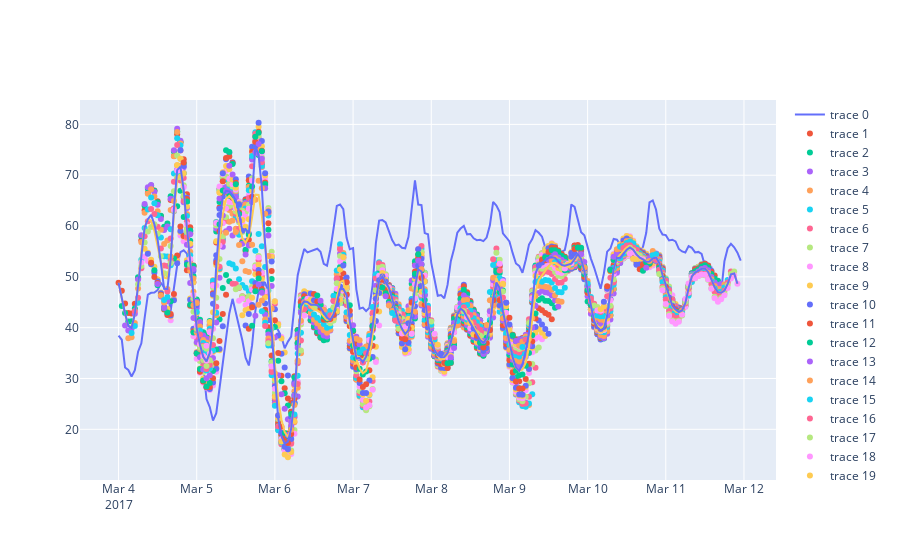

Notebook code for this chart:
### Code cell
fig = go.Figure()
df_pred =pd.DataFrame(index=y_test_filtered2.index)
fig.add_trace(go.Scatter(x = y_test_filtered2.index,y=y_test_filtered2[feature]))
for i in range(len(data_x_test)):
    case_test = data_x_test[i].reshape((1,data_x_test[0].shape[0], data_x_test[0].shape[1]))
    Y_test_predictions = pd.Series(model_best_ED_LSTM.predict(case_test).flatten(),index=pd.date_range(start=idx_test[i],freq='h',periods=24))
    df_pred[f'pred_{i}'] = Y_test_predictions
    fig.add_trace(go.Scatter(x = Y_test_predictions.index,y=Y_test_predictions,mode='markers'))

df_pred['mean'] = df_pred.mean(axis=1)
df_pred['median'] = df_pred.median(axis=1)
fig.add_trace(go.Scatter(x = y_test_filtered2.index,y=df_pred['mean']))
fig.add_trace(go.Scatter(x = y_test_filtered2.index,y=df_pred['median']))
fig.show()
eval_df2  =create_eval_df(df_pred['mean'],y_test_filtered2)
